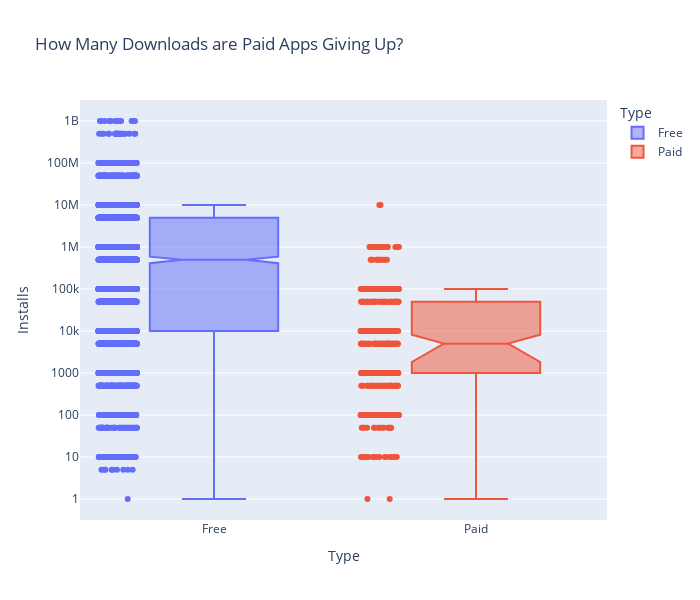

Here is the notebook cell this chart was saved with:
### Markdown cell above
## Lost Downloads for Paid Apps

### Code cell
box = px.box(clean_data,
             y='Installs',
             x='Type',
             color='Type',
             notched=True,
             points='all',
             title='How Many Downloads are Paid Apps Giving Up?')

box.update_layout(yaxis=dict(type='log'),
                  height=600,  
                  width=700    
                  )

box.show()

### Figure 1 — Plotly figure (JSON) as saved in the notebook; plotly's stock layout.template omitted (floating-point values rounded to 4 significant figures; data arrays with more than 128 entries replaced by an {"elided": "..."} marker saying what was removed)
{"data": [{"alignmentgroup": "True", "boxpoints": "all", "hovertemplate": "Type=%{x}<br>Installs=%{y}<extra></extra>", "legendgroup": "Free", "marker": {"color": "#636efa"}, "name": "Free", "notched": true, "offsetgroup": "Free", "orientation": "v", "showlegend": true, "type": "box", "x": {"elided": "7595 str values"}, "x0": " ", "xaxis": "x", "y": {"elided": "7595 int values"}, "y0": " ", "yaxis": "y"}, {"alignmentgroup": "True", "boxpoints": "all", "hovertemplate": "Type=%{x}<br>Installs=%{y}<extra></extra>", "legendgroup": "Paid", "marker": {"color": "#EF553B"}, "name": "Paid", "notched": true, "offsetgroup": "Paid", "orientation": "v", "showlegend": true, "type": "box", "x": {"elided": "589 str values"}, "x0": " ", "xaxis": "x", "y": {"elided": "589 int values"}, "y0": " ", "yaxis": "y"}], "layout": {"boxmode": "overlay", "height": 600, "legend": {"title": {"text": "Type"}, "tracegroupgap": 0}, "title": {"text": "How Many Downloads are Paid Apps Giving Up?"}, "width": 700, "xaxis": {"anchor": "y", "categoryarray": ["Free", "Paid"], "categoryorder": "array", "domain": [0, 1], "title": {"text": "Type"}}, "yaxis": {"anchor": "x", "domain": [0, 1], "title": {"text": "Installs"}, "type": "log"}}}
